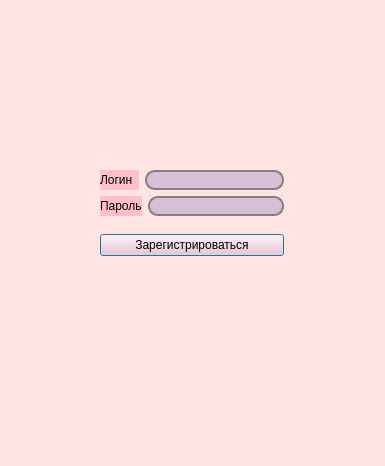
<?xml version="1.0" encoding="UTF-8"?>
<ui version="4.0">
 <class>Registration</class>
 <widget class="QDialog" name="Registration">
  <property name="geometry">
   <rect>
    <x>0</x>
    <y>0</y>
    <width>385</width>
    <height>466</height>
   </rect>
  </property>
  <property name="windowTitle">
   <string>Dialog</string>
  </property>
  <property name="styleSheet">
   <string notr="true">background-color: #FFE4E1;</string>
  </property>
  <widget class="QWidget" name="gridLayoutWidget">
   <property name="geometry">
    <rect>
     <x>100</x>
     <y>170</y>
     <width>184</width>
     <height>86</height>
    </rect>
   </property>
   <layout class="QHBoxLayout" name="horizontalLayout">
    <item>
     <layout class="QVBoxLayout" name="verticalLayout">
      <item>
       <layout class="QHBoxLayout" name="horizontalLayout_2">
        <item>
         <widget class="QLabel" name="loginReg">
          <property name="styleSheet">
           <string notr="true">font: 75 10pt &quot;Palatino Linotype&quot;;
background-color: #FFC0CB;</string>
          </property>
          <property name="text">
           <string>Логин  </string>
          </property>
         </widget>
        </item>
        <item>
         <widget class="QLineEdit" name="loginlineReg">
          <property name="styleSheet">
           <string notr="true">border: 2px solid gray;
    border-radius: 10px;
    padding: 0 8px;
    background: #D8BFD8;
    selection-background-color: darkgray;</string>
          </property>
         </widget>
        </item>
       </layout>
      </item>
      <item>
       <layout class="QFormLayout" name="formLayout">
        <item row="0" column="0">
         <widget class="QLabel" name="passReg">
          <property name="styleSheet">
           <string notr="true">font: 75 10pt &quot;Palatino Linotype&quot;;
background-color: #FFC0CB;</string>
          </property>
          <property name="text">
           <string>Пароль</string>
          </property>
         </widget>
        </item>
        <item row="0" column="1">
         <widget class="QLineEdit" name="passlineReg">
          <property name="styleSheet">
           <string notr="true">border: 2px solid gray;
    border-radius: 10px;
    padding: 0 8px;
    background: #D8BFD8;
    selection-background-color: darkgray;</string>
          </property>
         </widget>
        </item>
       </layout>
      </item>
      <item>
       <widget class="QPushButton" name="save">
        <property name="styleSheet">
         <string notr="true">font: 75 10pt &quot;Palatino Linotype&quot;;
background-color: #FFC0CB;
</string>
        </property>
        <property name="text">
         <string>Зарегистрироваться</string>
        </property>
       </widget>
      </item>
     </layout>
    </item>
   </layout>
  </widget>
 </widget>
 <resources/>
 <connections/>
</ui>
